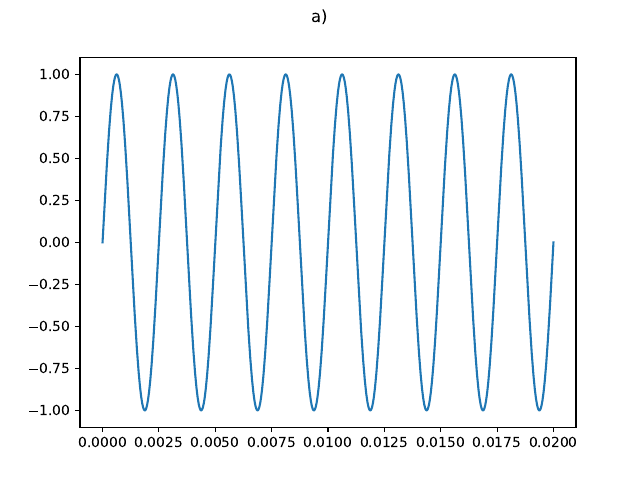

Here is the Python script that generated this plot:
import matplotlib.pyplot as plt
import numpy as np
from matplotlib.backends.backend_pdf import PdfPages

pdf = []
pdfDoc = PdfPages('p02.pdf')

# a)
t = np.linspace(0, 0.02, 1600)
a = np.sin(2*np.pi*400*t)

fig, axs = plt.subplots()
axs.plot(t, a)
fig.suptitle("a)")
pdf.append(fig)

# b)
t = np.linspace(0, 3, 800)
b = np.sin(2*np.pi*800*t)

fig, axs = plt.subplots()
fig.suptitle("b)")
axs.plot(t, b)
pdf.append(fig)

# c)
t = np.linspace(0, 0.03, 960)
c = np.mod(t, 1.0/240) 

fig, axs = plt.subplots()
fig.suptitle("c)")

axs.plot(t, c)
pdf.append(fig)


# d)
dfreq = 300
dsampling = 600
dmax = 0.02
dmin = 0

t = np.linspace(dmin, dmax, dsampling)
d = np.zeros(len(t))
for i in range(len(t)):
    sin_val = np.sin(2*np.pi*dfreq*t[i])
    if sin_val == 0:
        d[i] = np.sign(np.sin(2*np.pi*dfreq*(t[i] + (dmax - dmin)/dsampling)))
    else:
        d[i] = np.sign(sin_val)

fig, axs = plt.subplots()
fig.suptitle("d)")

axs.plot(t, d)
pdf.append(fig)

# e)
t = np.random.rand(128, 128)

fig, axs = plt.subplots()
fig.suptitle("e)")

axs.imshow(t)
pdf.append(fig)


# f)
t = np.zeros((128, 128))

def f(t):
    for x in range(128):
        for y in range(128):
            if (x + y) % 2 == 0:
                t[x][y] = np.sin(x + y) * np.cos(x - y)
    return t

t = f(t)

fig, axs = plt.subplots()
fig.suptitle("f)")

axs.imshow(t)
pdf.append(fig)


for page in pdf:
    pdfDoc.savefig(page)
pdfDoc.close()